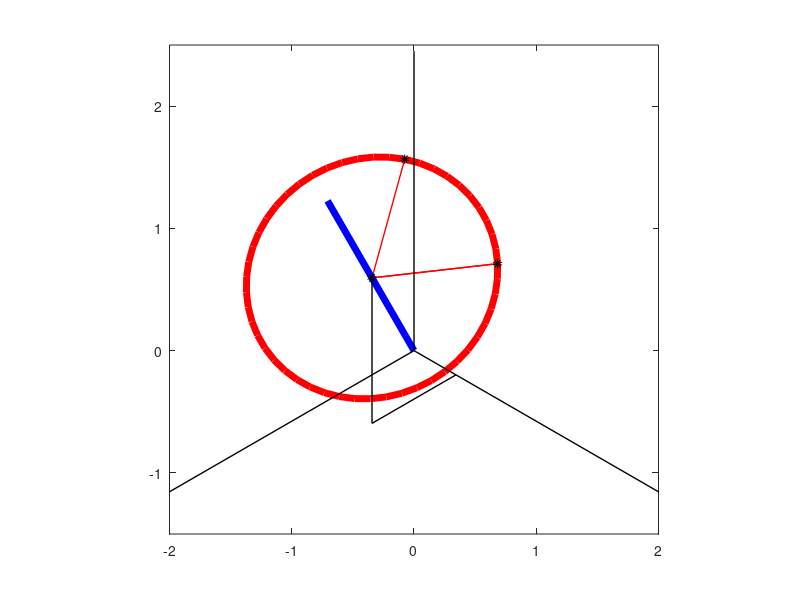

Here is the MATLAB script that generated this plot:
% 3D Rotation about axis 
% Marx Stampfli 18.11.2011


function main
% Angle Theta, Rotation Axis
v=[2,1,3];
e=[0,0,1];
s2=dot(v,e)/norm(v);
c2=sqrt(1-s2^2);
phi=atan2(s2,c2);
% Angle Phi axis z
vx=v(1:2);
ex=[1,0];
c3=dot(vx,ex)/norm(vx);
s3=sqrt(1-c3^2);
psi=atan2(s3,c3);
%Projection
PA=Proj*Axon;

%Object and rotated object
P=[1.2,1.4,1,1]';
Pp=PA*P;
LP=[Pp(1),Pp(2)]';
Q=ROTz(c3,s3)*P;
Qp=PA*Q;
LQ=[Qp(1),Qp(2)]';
R=ROTy(c2,s2)*Q;
Rp=PA*R;
LR=[Rp(1),Rp(2)]';

%Rotation axis 2 
w=ROTz(c3,s3)*[v,1]';
vp=PA*[v,1]';
wp=PA*w;

%Rotation v w x
n=50;
for i=1:n
  alpha=4/2*pi*i/n;
  c1= cos(alpha);
  s1= sin(alpha);
  M=PA*inv(ROTz(c3,s3))*inv(ROTy(c2,s2))*ROTx(c1,s1)*ROTy(c2,s2)*ROTz(c3,s3)*P;
  LP=[LP,[M(1),M(2)]'];
  M=PA*inv(ROTy(c2,s2))*ROTx(c1,s1)*ROTy(c2,s2)*Q;
  LQ=[LQ,[M(1),M(2)]'];
  M=PA*ROTx(c1,s1)*R;
  LR=[LR,[M(1),M(2)]'];
end;

%Coordinate Axes and Rotation axis 3
e1=PA*[3,0,0,1]';
e2=PA*[0,3,0,1]';
e3=PA*[0,0,3,1]';

%Center of rotation v
C=1/2*(P+inv(ROTz(c3,s3))*inv(ROTy(c2,s2))*ROTx(-1,0)*ROTy(c2,s2)*ROTz(c3,s3)*P);
Cp=PA*C;
Cy=PA*[0,C(2),0,1]';
Cx=PA*[C(1),C(2),0,1]';


%Center of rotation w
D=1/2*(Q+inv(ROTy(c2,s2))*ROTx(-1,0)*ROTy(c2,s2)*Q);
Dp=PA*D;
Dx=PA*[D(1),D(2),0,1]';

LZ=[Dp(1),Dp(2)]';
LY=[Cp(1),Cp(2)]';
%Rotation z w y
n=50;
for i=1:n
  alpha=psi*i/n;
  c1= cos(alpha);
  s1= sin(alpha);
  M=PA*ROTz(c1,s1)*C;
  LY=[LY,[M(1),M(2)]'];
  alpha=phi*i/n;
  c1= cos(alpha);
  s1= sin(alpha);
  M=PA*ROTy(c1,s1)*D;
  LZ=[LZ,[M(1),M(2)]'];
end;

%Center of rotation x
E=1/2*(R+ROTx(-1,0)*R);
Ep=PA*E;


%Center of rotation z
Fp=PA*[0,0,C(3),1]';

%Graphics
plot([Cp(1),LP(1,10),Cp(1),LP(1,20)],[Cp(2),LP(2,10),Cp(2),LP(2,20)],'r','linewidth',1)
hold on

plot(LP(1,:),LP(2,:),'r','linewidth',5,'MarkerSize',2)
plot([LP(1,10),LP(1,20)],[LP(2,10),LP(2,20)],'ok','linewidth',5,'MarkerSize',2)
%plot(LR(1,:),LR(2,:),'ob','linewidth',2,'MarkerSize',2)

%plot(LZ(1,:),LZ(2,:),'k','linewidth',1)
%plot(LY(1,:),LY(2,:),'k','linewidth',1)


plot([0,vp(1)],[0,vp(2)],'b','LineWidth',5)
%plot([0,wp(1)],[0,wp(2)],'g','linewidth',3)
plot([0,e1(1)],[0,e1(2)],'k','linewidth',1)
plot([0,e2(1)],[0,e2(2)],'k','linewidth',1)
plot([0,e3(1)],[0,e3(2)],'k','linewidth',1)

plot(Cp(1),Cp(2),'ok','linewidth',5,'MarkerSize',2)
% plot([0,Cy(1)],[0,Cy(2)],'k','LineWidth',1)
 plot([Cy(1),Cx(1)],[Cy(2),Cx(2)],'k','LineWidth',1)
 plot([Cx(1),Cp(1)],[Cx(2),Cp(2)],'k','LineWidth',1)

%plot(Dp(1),Dp(2),'og','linewidth',5,'MarkerSize',2)
%plot([0,Dx(1)],[0,Dx(2)],'k','LineWidth',1)
%plot([Dx(1),Dp(1)],[Dx(2),Dp(2)],'k','LineWidth',1)

%plot(Ep(1),Ep(2),'ob','linewidth',5,'MarkerSize',2)
%plot([0,Ep(1)],[0,Ep(2)],'k','LineWidth',1)

%plot([Cp(1),Fp(1),Dp(1)],[Cp(2),Fp(2),Dp(2)],'k','LineWidth',1)

axis([-2,2,-1.5,2.5],'square')

% %print
% %set (gca(), "XTickLabel", "","YTickLabel","")
% print('figRotation3Ddid.png','-dpng')
hold off
end

function T=ROTx(c1,s1)

T  =     [ 1  0   0  0;
           0  c1 -s1 0;
           0  s1  c1 0; 
           0  0   0  1];
end   
function T=ROTy(c2,s2)       
T   =    [ c2  0  s2 0;
           0   1  0  0;  
          -s2  0  c2 0;
           0   0  0  1];
end
function T=ROTz(c3,s3)
T	=	 [ c3  s3 0  0;
		  -s3  c3 0  0;
           0   0  1  0;  
           0   0  0  1];
end
function T=Axon
T	=	 [-1/sqrt(2)   1/sqrt(2) 0         0;
		  -1/sqrt(6)  -1/sqrt(6) sqrt(2/3) 0;
           1/sqrt(3)   1/sqrt(3) 1/sqrt(3) 0;  
           0           0         0         1];
end
function T=Proj
T	=	 [1 0 0 0;
          0 1 0 0];
end